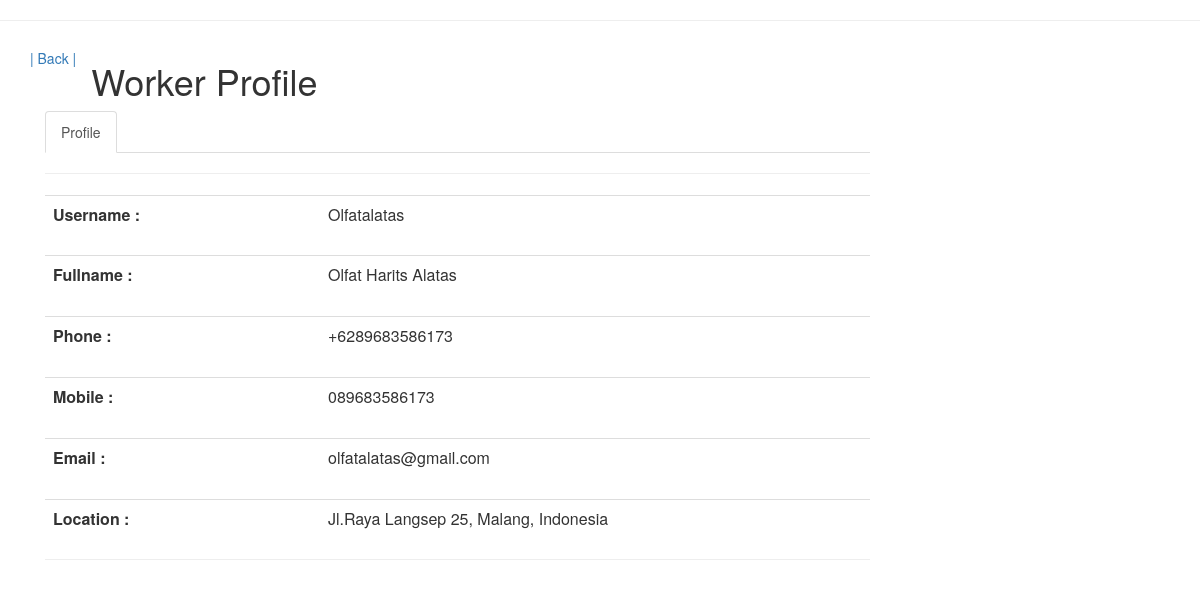
The page /profilpenerima.php?nama=olfatalatas@gmail.com on the database its author committed.
### tables this page shows
CREATE TABLE `profil` (
  `username` varchar(50) NOT NULL,
  `fullname` varchar(100) NOT NULL,
  `telepon` varchar(20) NOT NULL,
  `mobile` varchar(20) NOT NULL,
  `email` varchar(50) NOT NULL,
  `alamat` text NOT NULL
);

### profilpenerima.php (the view, shortened to what this page needs)
<?php
$acc = $_GET['nama'];
?>
<link href="//maxcdn.bootstrapcdn.com/bootstrap/4.0.0/css/bootstrap.min.css" rel="stylesheet" id="bootstrap-css">
<head>
    <link rel="stylesheet" href="https://maxcdn.bootstrapcdn.com/bootstrap/3.3.7/css/bootstrap.min.css">
</head>
<hr>
<div class="container bootstrap snippet">
    <div class="row">
        <h5><a href="riwayatpesan.php">| Back |</a></h5>
        <div class="col-sm-10">
            <h1>Worker Profile</h1>
        </div>
    </div>
    <div class="row">
        <div class="col-sm-9">
            <ul class="nav nav-tabs">
                <li class="active"><a href="profilpenerima.php">Profile</a></li>
            </ul>
            <div class="tab-content">
                <div class="tab-pane active" id="home">
                    <hr>
                    <?php include('koneksi.php');
                    $data = $koneksi->query("SELECT * FROM profil WHERE email='$acc'");
                    $d = $data->fetch_assoc();
                    ?>
                    <table class="table">
                        <div class="form-group">
                            <div class="col-xs-6">
                                <th>Username :</th>
                                <td class="col-sm-8"><?php echo $d["username"]; ?></td>
                            </div>
                        </div>
                    </table>
                    <table class="table">
                        <div class="form-group">
                            <div class="col-xs-6">
                                <th>Fullname :</th>
                                <td class="col-sm-8"><?php echo $d["fullname"]; ?></td>
                            </div>
                        </div>
                    </table>
                    <table class="table">
                        <div class="form-group">
                            <div class="col-xs-6">
                                <th>Phone :</th>
                                <td class="col-sm-8"><?php echo $d["telepon"]; ?></td>
                            </div>
                        </div>
                    </table>
                    <table class="table">
                        <div class="form-group">
                            <div class="col-xs-6">
                                <th>Mobile :</th>
                                <td class="col-sm-8"><?php echo $d["mobile"]; ?></td>
                            </div>
                        </div>
                    </table>
                    <table class="table">
                        <div class="form-group">
                            <div class="col-xs-6">
                                <th>Email :</th>
                                <td class="col-sm-8"><?php echo $acc; ?></td>
                            </div>
                        </div>
                    </table>
                    <table class="table">
                        <div class="form-group">
                            <div class="col-xs-6">
                                <th>Location :</th>
                                <td class="col-sm-8"><?php echo $d["alamat"]; ?></td>
                            </div>
                        </div>
                    </table>
                </div>
                <hr>
            </div>
        </div>
    </div>
</div>

### rows shown on the page
profil: username "Olfatalatas", fullname "Olfat Harits Alatas", telepon "+6289683586173", mobile "089683586173", alamat "Jl.Raya Langsep 25, Malang, Indonesia"

### other values the page prints
$acc "olfatalatas@gmail.com"
